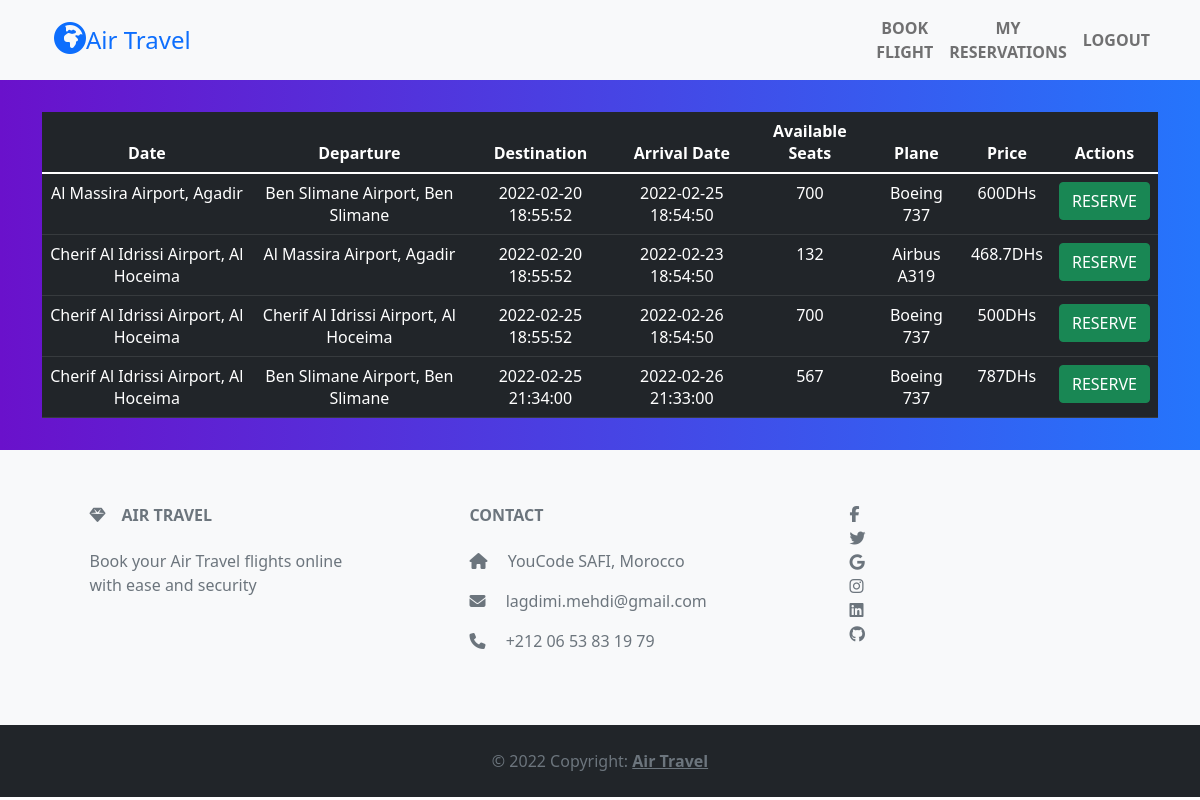
The page /Website/flights/index (signed in) on the database its author committed.
### tables this page shows
CREATE TABLE `airports` (
  `airportID` int(11) NOT NULL,
  `airportAdress` varchar(100) NOT NULL
);

CREATE TABLE `vols` (
  `volID` int(11) NOT NULL,
  `planeID` int(11) DEFAULT NULL,
  `departureDate` timestamp NOT NULL DEFAULT current_timestamp() ON UPDATE current_timestamp(),
  `arrivalDate` timestamp NOT NULL DEFAULT '0000-00-00 00:00:00',
  `availableSeats` int(11) NOT NULL,
  `price` float DEFAULT NULL,
  `createdAt` timestamp NOT NULL DEFAULT current_timestamp()
);

CREATE TABLE `planes` (
  `planeID` int(11) NOT NULL,
  `model` varchar(50) DEFAULT NULL,
  `seats` int(11) NOT NULL
);

### Website/app/lib/Core.php (called while the page is built, shortened)
<?php
    class Core{
        protected $currentMethod = 'index';
        public function __construct(){
            $url = $this->getUrl();
            if(file_exists('../app/controllers/' . ucwords($url[0]) . '.php')){
                unset($url[0]);
            }
            $this->currentController = new $this->currentController;
            if(isset($url[1])){
                if(method_exists($this->currentController, $url[1])){
                    $this->currentMethod = $url[1];
                    unset($url[1]);
                }
            }
            $this->params = $url ? array_values($url): [];
            call_user_func_array([$this->currentController, $this->currentMethod], $this->params);
        }
        public function getUrl(){
            if(isset($_GET['url'])){
                $url = rtrim($_GET['url'], '/');
                $url = filter_var($url, FILTER_SANITIZE_URL);
                $url = explode('/', $url);
                return $url;
            }
        }
    }
?>

### Website/app/require.php (called while the page is built, shortened)
<?php
    require_once 'lib/Core.php';
    require_once 'lib/Controller.php';
    require_once 'lib/Database.php';
    require_once 'lib/Model.php';
    $init = new Core();
?>

### Website/public/index.php (called while the page is built)
<?php
    require_once '../app/require.php';
?>

### Website/app/lib/Database.php (called while the page is built, shortened)
<?php
    class Database {
        private $dbHost = DB_HOST;
        private $dbUser = DB_USER;
        private $dbPass = DB_PASS;
        private $dbName = DB_NAME;
        private $dbPort = DB_PORT;
        private $statement;
        private $dbHandler;
        public function __construct(){
            $conn = 'mysql:host=' . $this->dbHost . ';port=' . $this->dbPort . ';dbname=' . $this->dbName;
            $options = array(
                PDO::ATTR_PERSISTENT => true,
                PDO::ATTR_ERRMODE => PDO::ERRMODE_EXCEPTION
            );
            try{
                $this->dbHandler = new PDO($conn, $this->dbUser, $this->dbPass, $options);
            } catch(PDOException $e){
                $this->error = $e->getMessage();
                echo $this->error;
            }
        }
        public function query($sql){
            $this->statement = $this->dbHandler->prepare($sql);
        }
        public function execute() {
            return $this->statement->execute();
        }
        public function resultSet(){
            $this->execute();
            return $this->statement->fetchAll(PDO::FETCH_OBJ);
        }
    }
?>

### Website/app/lib/Model.php (called while the page is built, shortened)
<?php
    class Model {
        protected $db;
        protected $table = "";
        public function __construct(){
            $this->db = new Database;
        }
        public function getTable(){
            $this->db->query("SELECT * FROM " . $this->table);
            $result = $this->db->resultSet();
            return $result;
        }
    }
?>

### Website/app/models/Flight.php (called while the page is built, shortened)
<?php
    require_once ('Plane.php');
    Class Flight extends Plane{
        public function getFlights(){
            return $this->getTable();
        }
    }
?>

### Website/app/models/Airport.php (called while the page is built, shortened)
<?php
    class Airport extends Model{
        public function __construct(){
            $this->table = 'airports';
        }
        public function getAirports(){
            return $this->getTable();
        }
    }
?>

### Website/app/models/Plane.php (called while the page is built, shortened)
<?php
    Class Plane extends Model{
        public function __construct(){
            $this->table = 'planes';
        }
        public function getPlanes(){
            return $this->getTable();
        }
    }
?>

### Website/app/views/pages/index.php (the view, shortened to what this page needs)
<html>
<head>
    <?php require_once APPROOT . '/views/styling.php' ?>
</head>
<body>
    <?php require_once APPROOT . '/views/header.php'; ?>
    <div class="container-fluid gradient p-2">
        <div class="container">
            <table class="table table-responsive table-dark table-hover text-center my-4">
                <thead>
                    <tr>
                        <th scope="col">Date</th>
                        <th scope="col">Departure</th>
                        <th scope="col">Destination</th>
                        <th scope="col">Arrival Date</th>
                        <th scope="col">Available Seats</th>
                        <th scope="col">Plane</th>
                        <th scope="col">Price</th>
                        <th scopre="col">Actions</th>
                    </tr>
                </thead>
                <tbody>
                    <?php foreach ($data['flights'] as $flight) { ?>
                        <tr id="<?php echo $flight->volID; ?>">
                            <td><?= $flight->departureAdress; ?></td>
                            <td><?= $flight->destinationAdress; ?></td>
                            <td><?= $flight->departureDate; ?></td>
                            <td><?= $flight->arrivalDate; ?></td>
                            <td><?= $flight->availableSeats; ?></td>
                            <td><?= $flight->plane; ?></td>
                            <td><?= $flight->price; ?>DHs</td>
                            <td>
                                <div class="d-flex flex-row justify-content-between">
                                    <button type="button" class="btn btn-success reserve" name="reserve" value="<?= $flight->volID ?>" data-bs-toggle="modal" data-bs-target="#staticBackdrop">RESERVE</button>
                                </div>
                            </td>
                        </tr>
                    <?php } ?>
                </tbody>
            </table>
        </div>
    </div>
    <?php require_once APPROOT . '/views/footer.php' ?>
</body>
</html>

### Website/app/controllers/Flights.php (shortened to what this page needs)
<?php
    Class Flights extends Planes{
        public function __construct(){
            $this->flightModel = $this->model('Flight');
            $this->planeModel = $this->model('Plane');
            $this->airportModel = $this->model('Airport');
        }
        public function index(){
            if(isset($_SESSION['loggedIn'])){
                if($_SESSION['loggedIn'] == true){
                    $this->setReadableData();
                } else {
                    header("location:" . URLROOT . "logins");
                }
            } else {
                header("location:" . URLROOT . "logins");
            }
        }
        public function showFlights($flights){
            $data = [
                'Session user' => ucwords($_SESSION['privilege']),
                'flights' => $flights
            ];
            if($_SESSION['privilege'] == 'admin'){
                $this->view('dashboard/index', $data);
            } else {
                $this->view('pages/index', $data);
            }
        }
        public function setReadableData(){
            $flights = $this->flightModel->getFlights();
            $planes = $this->planeModel->getPlanes();
            $airports = $this->airportModel->getAirports();
            $departures = $this->flightModel->getDepartures();
            $destinations = $this->flightModel->getDestinations();
            foreach ($flights as $flight){
                foreach($planes as $plane){
                    if($flight->planeID == $plane->planeID){
                        $flight->plane = $plane->model;
                    }
                }
                foreach($departures as $departure){
                    if($flight->volID == $departure->volID){
                        foreach($airports as $airport){
                            if($departure->airportID == $airport->airportID){
                                $flight->departureAdress = $airport->airportAdress;
                            }
                        }
                    }
                }
                foreach($destinations as $destination){
                    if($flight->volID == $destination->volID){
                        foreach($airports as $airport){
                            if($destination->airportID == $airport->airportID){
                                $flight->destinationAdress = $airport->airportAdress;
                            }
                        }
                    }
                }
            }
            $this->showFlights($flights);
         }
    }

### Website/app/lib/Controller.php (shortened to what this page needs)
<?php
    class  Controller {
        public function model($model){
            return new $model;
        }
        public function view($view, $data = []){
            if(file_exists('../app/views/'. $view . '.php')){
                require_once '../app/views/'. $view . '.php';
            } else {
                die("View does not exists");
            }
        }
    }
?>

### Website/app/views/styling.php (shortened to what this page needs)
<link href="https://cdn.jsdelivr.net/npm/bootstrap@5.1.3/dist/css/bootstrap.min.css" rel="stylesheet">
<link href="<?= URLROOT . '/public/css/style.css' ?>" rel="stylesheet">

### Website/app/views/header.php (shortened to what this page needs)
<div class="container-fluid bg-light">
    <div class="container">
        <nav class="navbar navbar-expand-lg navbar-text bg-light navbar-light"">
            <div class=" container-fluid">
            <div class="d-flex text-primary">
                <a href="<?= URLROOT . '/flights/index'?>" class="text-decoration-none fs-2">
                    <i class="fas fa-globe-africa"></i>
                </a>
                <a class="text-decoration-none fs-4" href="<?= URLROOT . '/flights/index'?>">Air Travel</div></a>
            </div>
            <div class="collapse navbar-collapse justify-content-between" id="navbarCollapse">
                <div class="navbar-nav fs-6 fw-bold mx-auto align-items-center">
                    <a href="<?= URLROOT . 'flights/index' ?>" class="nav-item nav-link text-center">BOOK FLIGHT</a>
                    <a href="<?= URLROOT . 'reservations' ?>" class="nav-item nav-link text-center">MY RESERVATIONS</a>
                    <a href="<?= URLROOT . 'logins/logout' ?>" class="nav-item nav-link text-center">LOGOUT</a>
                </div>
            </div>
        </nav>
    </div>
</div>

### Website/app/views/footer.php
<footer class="text-center text-lg-start bg-light text-muted ">
    <section class="p-2">
        <div class="container text-center text-md-start my-5">
            <div class="row mt-3">
                <div class="col-md-4 col-lg-4 col-xl-3 mx-auto mb-4">
                    <h6 class="text-uppercase fw-bold mb-4">
                        <i class="fas fa-gem me-3"></i>Air Travel
                    </h6>
                    <p>
                        Book your Air Travel flights online with ease and security
                    </p>
                </div>
                <div class="col-md-4 col-lg-3 col-xl-3 mx-auto mb-md-0 mb-4">
                    <h6 class="text-uppercase fw-bold mb-4">
                        Contact
                    </h6>
                    <p><i class="fas fa-home me-3"></i> YouCode SAFI, Morocco </p>
                    <p>
                        <i class="fas fa-envelope me-3"></i>
                        lagdimi.mehdi@gmail.com
                    </p>
                    <p><i class="fas fa-phone me-3"></i> +212 06 53 83 19 79</p>
                </div>
            <div class="col-md-4 col-lg-3 col-xl-3 mx-auto mb-md-0 mb-4">
                <div class="d-flex flex-column">
                    <a href="" class="me-4 text-reset mb-1">
                        <i class="fab fa-facebook-f"></i>
                    </a>
                    <a href="" class="me-4 text-reset my-1">
                        <i class="fab fa-twitter"></i>
                    </a>
                    <a href="" class="me-4 text-reset my-1">
                        <i class="fab fa-google"></i>
                    </a>
                    <a href="" class="me-4 text-reset my-1">
                        <i class="fab fa-instagram"></i>
                    </a>
                    <a href="" class="me-4 text-reset my-1">
                        <i class="fab fa-linkedin"></i>
                    </a>
                    <a href="" class="me-4 text-reset my-1">
                        <i class="fab fa-github"></i>
                    </a>
                </div>
            </div>
        </div>
    </section>
    <div class="text-center p-4 bg-dark">
        © 2022 Copyright:
        <a class="text-reset fw-bold" href="#">Air Travel</a>
    </div>
</footer>

### Website/public/css/style.css (style rules this page uses)
.gradient { background: #6a11cb; background: -webkit-linear-gradient(to right, rgba(106, 17, 203, 1), rgba(37, 117, 252, 1)); background: linear-gradient(to right, rgba(106, 17, 203, 1), rgba(37, 117, 252, 1)) }

### rows shown on the page
vols: departureDate "2022-02-20 18:55:52", arrivalDate "2022-02-25 18:54:50", availableSeats "700", planeID.model "Boeing 737", price "600", $flight->volID 1 (drawn)
airports: airportAdress "Al Massira Airport, Agadir"
airports: airportAdress "Ben Slimane Airport, Ben Slimane"
vols: departureDate "2022-02-20 18:55:52", arrivalDate "2022-02-23 18:54:50", availableSeats "132", planeID.model "Airbus A319", price "468.7", $flight->volID 2 (drawn)
airports: airportAdress "Cherif Al Idrissi Airport, Al Hoceima"
vols: departureDate "2022-02-25 18:55:52", arrivalDate "2022-02-26 18:54:50", availableSeats "700", planeID.model "Boeing 737", price "500", $flight->volID 3 (drawn)
vols: departureDate "2022-02-25 21:34:00", arrivalDate "2022-02-26 21:33:00", availableSeats "567", planeID.model "Boeing 737", price "787", $flight->volID 31 (drawn)
